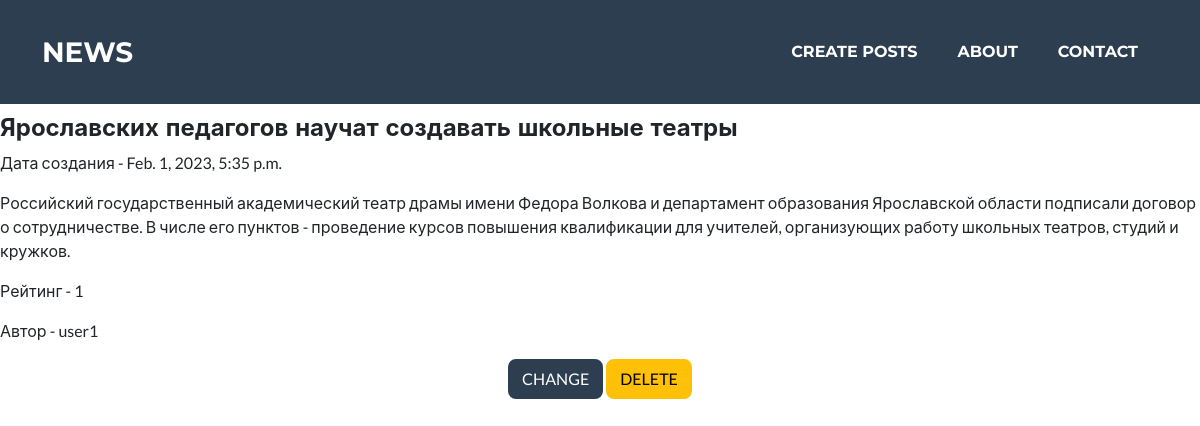
/news/5, run on the app's committed database.
### NewsPortal/models.py (models this page shows, shortened)
class Post(models.Model):
    date = models.DateTimeField(auto_now_add=True)
    headline = models.CharField(max_length=255, unique=True)
    content = models.TextField()
    post_rating = models.IntegerField(default=0)
    position = models.CharField(max_length=2, choices=POSITIONS, default=news)
    author = models.ForeignKey(Author, on_delete=models.CASCADE)
    categories = models.ManyToManyField(Category, through="PostCategory")

class Author(models.Model):
    person = models.OneToOneField(User, on_delete=models.CASCADE)
    user_rating = models.IntegerField(default=0)
    def __str__(self):
        return f'{self.person.username}'

### NewsPortal/views.py (the view)
# urls.py: path('<int:pk>', PostsDetail.as_view(), name='post_detail'),
class PostsDetail(DetailView):
    model = Post
    template_name = 'post.html'
    context_object_name = 'post'

### templates/post.html (shortened to what this page needs)
{% extends 'flatpages/default.html' %}
{% load custom_filters %}
{% block content %}
<h4>{{ post.headline }} </h4>
<p>Дата создания - {{ post.date }} </p>
<p>{{ post.content|censor }} </p>
<p>Рейтинг - {{ post.post_rating }} </p>
<p>Автор - {{ post.author }} </p>
<p>
    <div class="col text-center">
    <a href="{% url 'post_update' pk=post.pk %}" class="btn btn-secondary">CHANGE</a>
    <a href="{% url 'post_delete' pk=post.pk %}" class="btn btn-warning">DELETE</a>
</div>
</p>
{% endblock content %}

### data on the page
Post: headline "Ярославских педагогов научат создавать школьные театры", date "Feb. 1, 2023, 5:35 p.m.", content|censor "Российский государственный академический театр драмы имени Федора Волкова и департамент образования Ярославской области подписали договор о сотрудничестве. В числе его пунктов - проведение курсов повышения квалификации для учителей, организующих работу школьных театров, студий и кружков.", post_rating "1", author "user1"
